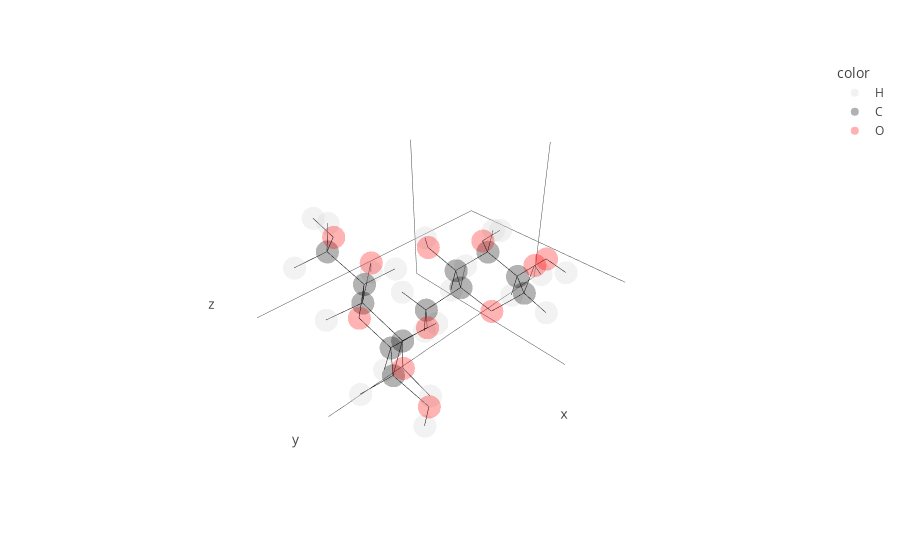

The notebook cell saved with this chart:
### Markdown cell above
### Adding custom compounds

If a user has built a specific molecule that they are going to use a lot and do not wish to save and load all the time from their own file, they can add custom molecules to the default compounds using the `add_compound` function.

Let's say our current project revolves around our two-glucose molecule, we can add it to the default compounds to ensure that it will always be available in the future.

### Code cell
glc2.id = "glc2" # we need to give the molecule a unique ID
bb.add_compound(glc2, 
                type="my_project_basic_molecules", # we can add some descriptive tag here (optional)
                names=["di-glucose"] # provide some name aliases (optional)
                )

# now we can refer to the compound by our self-given name 'di-glucose'
bb.molecule("di-glucose").show()

### Figure 1 — Plotly figure (JSON) as saved in the notebook; plotly's stock layout.template omitted (floating-point values rounded to 4 significant figures)
{"data": [{"hovertemplate": "<b>%{hovertext}</b><br><br>color=H<br>x=%{x}<br>y=%{y}<br>z=%{z}<extra></extra>", "hovertext": ["H1", "H2", "H3", "H4", "H5", "H61", "H62", "HO1", "HO2", "HO3", "HO4", "H1", "H2", "H3", "H4", "H5", "H61", "H62", "HO2", "HO3", "HO4", "HO6"], "legendgroup": "H", "marker": {"color": "lightgray", "opacity": 0.3, "symbol": "circle"}, "mode": "markers", "name": "H", "scene": "scene", "showlegend": true, "type": "scatter3d", "x": [-0.822, -1.583, -1.223, 0.281, 1.187, 2.913, 2.627, 0.017, -3.197, -3, 0.102, 5.033, 6.784, 4.527, 6.948, 3.967, 5.328, 6.404, 5.438, 6.28, 6.196, 4.663], "y": [2.466, 0.264, -0.619, -1.429, 0.184, -1.315, -0.503, 2.566, 1.682, -1.684, -3.118, 0.1344, 1.331, 2.207, 0.414, -0.2405, -1.532, -2.043, 2.555, 3.802, 1.692, -3.629], "z": [-0.815, -1.626, 1.276, -1.257, 1.173, 0.129, -1.428, 1.42, -0.576, 0.08, 0.427, -1.227, -0.04535, 1.818, 2.323, 2.215, 3.888, 2.567, -1.598, 1.49, 4.199, 2.959]}, {"hovertemplate": "<b>%{hovertext}</b><br><br>color=C<br>x=%{x}<br>y=%{y}<br>z=%{z}<extra></extra>", "hovertext": ["C1", "C2", "C3", "C4", "C5", "C6", "C1", "C2", "C3", "C4", "C5", "C6"], "legendgroup": "C", "marker": {"color": "black", "opacity": 0.3, "symbol": "circle"}, "mode": "markers", "name": "C", "scene": "scene", "showlegend": true, "type": "scatter3d", "x": [-0.567, -1.578, -1.179, 0.249, 1.189, 2.607, 4.845, 5.735, 5.561, 5.9, 5.013, 5.388], "y": [1.572, 0.465, -0.806, -1.195, -0.024, -0.383, 0.3592, 1.57, 1.914, 0.6774, -0.4887, -1.743], "z": [-0.245, -0.554, 0.203, -0.192, 0.102, -0.345, -0.1835, 0.1162, 1.633, 2.471, 2.03, 2.821]}, {"hovertemplate": "<b>%{hovertext}</b><br><br>color=O<br>x=%{x}<br>y=%{y}<br>z=%{z}<extra></extra>", "hovertext": ["O1", "O2", "O3", "O4", "O5", "O6", "O2", "O3", "O4", "O5", "O6"], "legendgroup": "O", "marker": {"color": "red", "opacity": 0.3, "symbol": "circle"}, "mode": "markers", "name": "O", "scene": "scene", "showlegend": true, "type": "scatter3d", "x": [-0.6, -2.881, -2.075, 0.658, 0.744, 3.506, 5.354, 6.435, 5.668, 5.199, 4.484], "y": [1.871, 0.879, -1.866, -2.338, 1.133, 0.661, 2.7, 2.987, 0.9588, -0.7379, -2.801], "z": [1.151, -0.139, -0.137, 0.562, -0.608, 0.035, -0.6454, 1.988, 3.853, 0.6304, 2.494]}, {"hoverinfo": "skip", "line": {"color": "black", "width": 1}, "mode": "lines", "showlegend": false, "type": "scatter3d", "x": [-0.567, -1.578], "y": [1.572, 0.465], "z": [-0.245, -0.554]}, {"hoverinfo": "skip", "line": {"color": "black", "width": 1}, "mode": "lines", "showlegend": false, "type": "scatter3d", "x": [-0.567, -0.6], "y": [1.572, 1.871], "z": [-0.245, 1.151]}, {"hoverinfo": "skip", "line": {"color": "black", "width": 1}, "mode": "lines", "showlegend": false, "type": "scatter3d", "x": [-0.567, 0.744], "y": [1.572, 1.133], "z": [-0.245, -0.608]}, {"hoverinfo": "skip", "line": {"color": "black", "width": 1}, "mode": "lines", "showlegend": false, "type": "scatter3d", "x": [-0.567, -0.822], "y": [1.572, 2.466], "z": [-0.245, -0.815]}, {"hoverinfo": "skip", "line": {"color": "black", "width": 1}, "mode": "lines", "showlegend": false, "type": "scatter3d", "x": [-1.578, -1.179], "y": [0.465, -0.806], "z": [-0.554, 0.203]}, {"hoverinfo": "skip", "line": {"color": "black", "width": 1}, "mode": "lines", "showlegend": false, "type": "scatter3d", "x": [-1.578, -2.881], "y": [0.465, 0.879], "z": [-0.554, -0.139]}, {"hoverinfo": "skip", "line": {"color": "black", "width": 1}, "mode": "lines", "showlegend": false, "type": "scatter3d", "x": [-1.578, -1.583], "y": [0.465, 0.264], "z": [-0.554, -1.626]}, {"hoverinfo": "skip", "line": {"color": "black", "width": 1}, "mode": "lines", "showlegend": false, "type": "scatter3d", "x": [-1.179, 0.249], "y": [-0.806, -1.195], "z": [0.203, -0.192]}, {"hoverinfo": "skip", "line": {"color": "black", "width": 1}, "mode": "lines", "showlegend": false, "type": "scatter3d", "x": [-1.179, -2.075], "y": [-0.806, -1.866], "z": [0.203, -0.137]}, {"hoverinfo": "skip", "line": {"color": "black", "width": 1}, "mode": "lines", "showlegend": false, "type": "scatter3d", "x": [-1.179, -1.223], "y": [-0.806, -0.619], "z": [0.203, 1.276]}, {"hoverinfo": "skip", "line": {"color": "black", "width": 1}, "mode": "lines", "showlegend": false, "type": "scatter3d", "x": [0.249, 1.189], "y": [-1.195, -0.024], "z": [-0.192, 0.102]}, {"hoverinfo": "skip", "line": {"color": "black", "width": 1}, "mode": "lines", "showlegend": false, "type": "scatter3d", "x": [0.249, 0.658], "y": [-1.195, -2.338], "z": [-0.192, 0.562]}, {"hoverinfo": "skip", "line": {"color": "black", "width": 1}, "mode": "lines", "showlegend": false, "type": "scatter3d", "x": [0.249, 0.281], "y": [-1.195, -1.429], "z": [-0.192, -1.257]}, {"hoverinfo": "skip", "line": {"color": "black", "width": 1}, "mode": "lines", "showlegend": false, "type": "scatter3d", "x": [1.189, 2.607], "y": [-0.024, -0.383], "z": [0.102, -0.345]}, {"hoverinfo": "skip", "line": {"color": "black", "width": 1}, "mode": "lines", "showlegend": false, "type": "scatter3d", "x": [1.189, 0.744], "y": [-0.024, 1.133], "z": [0.102, -0.608]}, {"hoverinfo": "skip", "line": {"color": "black", "width": 1}, "mode": "lines", "showlegend": false, "type": "scatter3d", "x": [1.189, 1.187], "y": [-0.024, 0.184], "z": [0.102, 1.173]}, {"hoverinfo": "skip", "line": {"color": "black", "width": 1}, "mode": "lines", "showlegend": false, "type": "scatter3d", "x": [2.607, 3.506], "y": [-0.383, 0.661], "z": [-0.345, 0.035]}, {"hoverinfo": "skip", "line": {"color": "black", "width": 1}, "mode": "lines", "showlegend": false, "type": "scatter3d", "x": [2.607, 2.913], "y": [-0.383, -1.315], "z": [-0.345, 0.129]}, {"hoverinfo": "skip", "line": {"color": "black", "width": 1}, "mode": "lines", "showlegend": false, "type": "scatter3d", "x": [2.607, 2.627], "y": [-0.383, -0.503], "z": [-0.345, -1.428]}, {"hoverinfo": "skip", "line": {"color": "black", "width": 1}, "mode": "lines", "showlegend": false, "type": "scatter3d", "x": [-0.6, 0.017], "y": [1.871, 2.566], "z": [1.151, 1.42]}, {"hoverinfo": "skip", "line": {"color": "black", "width": 1}, "mode": "lines", "showlegend": false, "type": "scatter3d", "x": [-2.881, -3.197], "y": [0.879, 1.682], "z": [-0.139, -0.576]}, {"hoverinfo": "skip", "line": {"color": "black", "width": 1}, "mode": "lines", "showlegend": false, "type": "scatter3d", "x": [-2.075, -3], "y": [-1.866, -1.684], "z": [-0.137, 0.08]}, {"hoverinfo": "skip", "line": {"color": "black", "width": 1}, "mode": "lines", "showlegend": false, "type": "scatter3d", "x": [0.658, 0.102], "y": [-2.338, -3.118], "z": [0.562, 0.427]}, {"hoverinfo": "skip", "line": {"color": "black", "width": 1}, "mode": "lines", "showlegend": false, "type": "scatter3d", "x": [4.845, 5.735], "y": [0.3592, 1.57], "z": [-0.1835, 0.1162]}, {"hoverinfo": "skip", "line": {"color": "black", "width": 1}, "mode": "lines", "showlegend": false, "type": "scatter3d", "x": [4.845, 5.199], "y": [0.3592, -0.7379], "z": [-0.1835, 0.6304]}, {"hoverinfo": "skip", "line": {"color": "black", "width": 1}, "mode": "lines", "showlegend": false, "type": "scatter3d", "x": [4.845, 5.033], "y": [0.3592, 0.1344], "z": [-0.1835, -1.227]}, {"hoverinfo": "skip", "line": {"color": "black", "width": 1}, "mode": "lines", "showlegend": false, "type": "scatter3d", "x": [5.735, 5.561], "y": [1.57, 1.914], "z": [0.1162, 1.633]}, {"hoverinfo": "skip", "line": {"color": "black", "width": 1}, "mode": "lines", "showlegend": false, "type": "scatter3d", "x": [5.735, 5.354], "y": [1.57, 2.7], "z": [0.1162, -0.6454]}, {"hoverinfo": "skip", "line": {"color": "black", "width": 1}, "mode": "lines", "showlegend": false, "type": "scatter3d", "x": [5.735, 6.784], "y": [1.57, 1.331], "z": [0.1162, -0.04535]}, {"hoverinfo": "skip", "line": {"color": "black", "width": 1}, "mode": "lines", "showlegend": false, "type": "scatter3d", "x": [5.561, 5.9], "y": [1.914, 0.6774], "z": [1.633, 2.471]}, {"hoverinfo": "skip", "line": {"color": "black", "width": 1}, "mode": "lines", "showlegend": false, "type": "scatter3d", "x": [5.561, 6.435], "y": [1.914, 2.987], "z": [1.633, 1.988]}, {"hoverinfo": "skip", "line": {"color": "black", "width": 1}, "mode": "lines", "showlegend": false, "type": "scatter3d", "x": [5.561, 4.527], "y": [1.914, 2.207], "z": [1.633, 1.818]}, {"hoverinfo": "skip", "line": {"color": "black", "width": 1}, "mode": "lines", "showlegend": false, "type": "scatter3d", "x": [5.9, 5.013], "y": [0.6774, -0.4887], "z": [2.471, 2.03]}, {"hoverinfo": "skip", "line": {"color": "black", "width": 1}, "mode": "lines", "showlegend": false, "type": "scatter3d", "x": [5.9, 5.668], "y": [0.6774, 0.9588], "z": [2.471, 3.853]}, {"hoverinfo": "skip", "line": {"color": "black", "width": 1}, "mode": "lines", "showlegend": false, "type": "scatter3d", "x": [5.9, 6.948], "y": [0.6774, 0.414], "z": [2.471, 2.323]}, {"hoverinfo": "skip", "line": {"color": "black", "width": 1}, "mode": "lines", "showlegend": false, "type": "scatter3d", "x": [5.013, 5.388], "y": [-0.4887, -1.743], "z": [2.03, 2.821]}, {"hoverinfo": "skip", "line": {"color": "black", "width": 1}, "mode": "lines", "showlegend": false, "type": "scatter3d", "x": [5.013, 5.199], "y": [-0.4887, -0.7379], "z": [2.03, 0.6304]}, {"hoverinfo": "skip", "line": {"color": "black", "width": 1}, "mode": "lines", "showlegend": false, "type": "scatter3d", "x": [5.013, 3.967], "y": [-0.4887, -0.2405], "z": [2.03, 2.215]}, {"hoverinfo": "skip", "line": {"color": "black", "width": 1}, "mode": "lines", "showlegend": false, "type": "scatter3d", "x": [5.388, 4.484], "y": [-1.743, -2.801], "z": [2.821, 2.494]}, {"hoverinfo": "skip", "line": {"color": "black", "width": 1}, "mode": "lines", "showlegend": false, "type": "scatter3d", "x": [5.388, 5.328], "y": [-1.743, -1.532], "z": [2.821, 3.888]}, {"hoverinfo": "skip", "line": {"color": "black", "width": 1}, "mode": "lines", "showlegend": false, "type": "scatter3d", "x": [5.388, 6.404], "y": [-1.743, -2.043], "z": [2.821, 2.567]}, {"hoverinfo": "skip", "line": {"color": "black", "width": 1}, "mode": "lines", "showlegend": false, "type": "scatter3d", "x": [5.354, 5.438], "y": [2.7, 2.555], "z": [-0.6454, -1.598]}, {"hoverinfo": "skip", "line": {"color": "black", "width": 1}, "mode": "lines", "showlegend": false, "type": "scatter3d", "x": [6.435, 6.28], "y": [2.987, 3.802], "z": [1.988, 1.49]}, {"hoverinfo": "skip", "line": {"color": "black", "width": 1}, "mode": "lines", "showlegend": false, "type": "scatter3d", "x": [5.668, 6.196], "y": [0.9588, 1.692], "z": [3.853, 4.199]}, {"hoverinfo": "skip", "line": {"color": "black", "width": 1}, "mode": "lines", "showlegend": false, "type": "scatter3d", "x": [4.484, 4.663], "y": [-2.801, -3.629], "z": [2.494, 2.959]}, {"hoverinfo": "skip", "line": {"color": "black", "width": 1}, "mode": "lines", "showlegend": false, "type": "scatter3d", "x": [3.506, 4.845], "y": [0.661, 0.3592], "z": [0.035, -0.1835]}], "layout": {"legend": {"title": {"text": "color"}, "tracegroupgap": 0}, "margin": {"t": 60}, "scene": {"domain": {"x": [0, 1], "y": [0, 1]}, "xaxis": {"showgrid": false, "showline": false, "showticklabels": false, "title": {"text": "x"}}, "yaxis": {"showgrid": false, "showline": false, "showticklabels": false, "title": {"text": "y"}}, "zaxis": {"showgrid": false, "showline": false, "showticklabels": false, "title": {"text": "z"}}}}}
